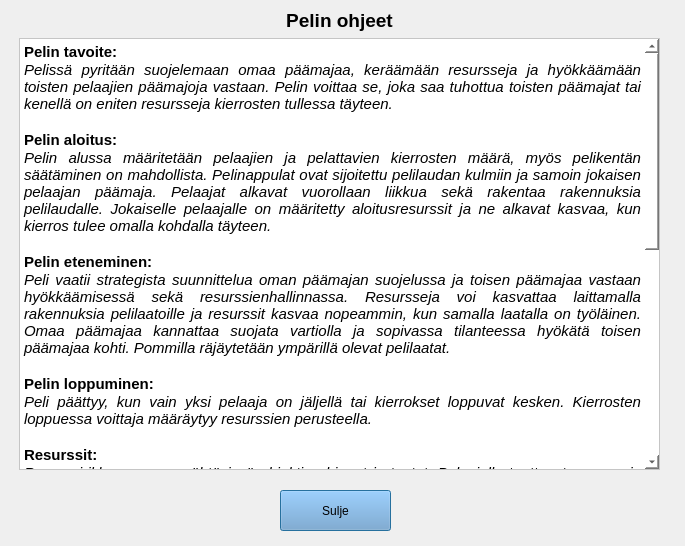
<?xml version="1.0" encoding="UTF-8"?>
<ui version="4.0">
 <class>Rules</class>
 <widget class="QDialog" name="Rules">
  <property name="geometry">
   <rect>
    <x>0</x>
    <y>0</y>
    <width>685</width>
    <height>546</height>
   </rect>
  </property>
  <property name="windowTitle">
   <string>Dialog</string>
  </property>
  <widget class="QPushButton" name="pushButton">
   <property name="geometry">
    <rect>
     <x>280</x>
     <y>490</y>
     <width>111</width>
     <height>41</height>
    </rect>
   </property>
   <property name="styleSheet">
    <string notr="true">background-color: rgb(114, 159, 207);</string>
   </property>
   <property name="text">
    <string>Sulje</string>
   </property>
  </widget>
  <widget class="QWidget" name="gridLayoutWidget">
   <property name="geometry">
    <rect>
     <x>19</x>
     <y>9</y>
     <width>641</width>
     <height>461</height>
    </rect>
   </property>
   <layout class="QGridLayout" name="gridLayout">
    <item row="2" column="2">
     <layout class="QGridLayout" name="gridLayout_2">
      <item row="0" column="0">
       <widget class="QTextBrowser" name="textBrowser">
        <property name="sizePolicy">
         <sizepolicy hsizetype="Minimum" vsizetype="Expanding">
          <horstretch>0</horstretch>
          <verstretch>0</verstretch>
         </sizepolicy>
        </property>
        <property name="styleSheet">
         <string notr="true">background-color: rgb(255, 255, 255);</string>
        </property>
        <property name="html">
         <string>&lt;!DOCTYPE HTML PUBLIC &quot;-//W3C//DTD HTML 4.0//EN&quot; &quot;http://www.w3.org/TR/REC-html40/strict.dtd&quot;&gt;
&lt;html&gt;&lt;head&gt;&lt;meta name=&quot;qrichtext&quot; content=&quot;1&quot; /&gt;&lt;style type=&quot;text/css&quot;&gt;
p, li { white-space: pre-wrap; }
&lt;/style&gt;&lt;/head&gt;&lt;body style=&quot; font-family:'Cantarell'; font-size:11pt; font-weight:400; font-style:normal;&quot;&gt;
&lt;p align=&quot;justify&quot; style=&quot; margin-top:0px; margin-bottom:0px; margin-left:0px; margin-right:0px; -qt-block-indent:0; text-indent:0px;&quot;&gt;&lt;span style=&quot; font-weight:600;&quot;&gt;Pelin tavoite:&lt;/span&gt;&lt;/p&gt;
&lt;p align=&quot;justify&quot; style=&quot; margin-top:0px; margin-bottom:0px; margin-left:0px; margin-right:0px; -qt-block-indent:0; text-indent:0px;&quot;&gt;&lt;span style=&quot; font-style:italic;&quot;&gt;Pelissä pyritään suojelemaan omaa päämajaa, keräämään resursseja ja hyökkäämään toisten pelaajien päämajoja vastaan. Pelin voittaa se, joka saa tuhottua toisten päämajat tai kenellä on eniten resursseja kierrosten tullessa täyteen.&lt;/span&gt;&lt;/p&gt;
&lt;p align=&quot;justify&quot; style=&quot;-qt-paragraph-type:empty; margin-top:0px; margin-bottom:0px; margin-left:0px; margin-right:0px; -qt-block-indent:0; text-indent:0px;&quot;&gt;&lt;br /&gt;&lt;/p&gt;
&lt;p align=&quot;justify&quot; style=&quot; margin-top:0px; margin-bottom:0px; margin-left:0px; margin-right:0px; -qt-block-indent:0; text-indent:0px;&quot;&gt;&lt;span style=&quot; font-weight:600;&quot;&gt;Pelin aloitus:&lt;/span&gt;&lt;/p&gt;
&lt;p align=&quot;justify&quot; style=&quot; margin-top:0px; margin-bottom:0px; margin-left:0px; margin-right:0px; -qt-block-indent:0; text-indent:0px;&quot;&gt;&lt;span style=&quot; font-style:italic;&quot;&gt;Pelin alussa määritetään pelaajien ja pelattavien kierrosten määrä, myös pelikentän säätäminen on mahdollista. Pelinappulat ovat sijoitettu pelilaudan kulmiin ja samoin jokaisen pelaajan päämaja. Pelaajat alkavat vuorollaan liikkua sekä rakentaa rakennuksia pelilaudalle. Jokaiselle pelaajalle on määritetty aloitusresurssit ja ne alkavat kasvaa, kun kierros tulee omalla kohdalla täyteen. &lt;/span&gt;&lt;/p&gt;
&lt;p align=&quot;justify&quot; style=&quot;-qt-paragraph-type:empty; margin-top:0px; margin-bottom:0px; margin-left:0px; margin-right:0px; -qt-block-indent:0; text-indent:0px;&quot;&gt;&lt;br /&gt;&lt;/p&gt;
&lt;p align=&quot;justify&quot; style=&quot; margin-top:0px; margin-bottom:0px; margin-left:0px; margin-right:0px; -qt-block-indent:0; text-indent:0px;&quot;&gt;&lt;span style=&quot; font-weight:600;&quot;&gt;Pelin eteneminen:&lt;/span&gt;&lt;/p&gt;
&lt;p align=&quot;justify&quot; style=&quot; margin-top:0px; margin-bottom:0px; margin-left:0px; margin-right:0px; -qt-block-indent:0; text-indent:0px;&quot;&gt;&lt;span style=&quot; font-style:italic;&quot;&gt;Peli vaatii strategista suunnittelua oman päämajan suojelussa ja toisen päämajaa vastaan hyökkäämisessä sekä resurssienhallinnassa. Resursseja voi kasvattaa laittamalla rakennuksia pelilaatoille ja resurssit kasvaa nopeammin, kun samalla laatalla on työläinen. Omaa päämajaa kannattaa suojata vartiolla ja sopivassa tilanteessa hyökätä toisen päämajaa kohti. Pommilla räjäytetään ympärillä olevat pelilaatat.&lt;/span&gt;&lt;/p&gt;
&lt;p align=&quot;justify&quot; style=&quot;-qt-paragraph-type:empty; margin-top:0px; margin-bottom:0px; margin-left:0px; margin-right:0px; -qt-block-indent:0; text-indent:0px;&quot;&gt;&lt;br /&gt;&lt;/p&gt;
&lt;p align=&quot;justify&quot; style=&quot; margin-top:0px; margin-bottom:0px; margin-left:0px; margin-right:0px; -qt-block-indent:0; text-indent:0px;&quot;&gt;&lt;span style=&quot; font-weight:600;&quot;&gt;Pelin loppuminen:&lt;/span&gt;&lt;/p&gt;
&lt;p align=&quot;justify&quot; style=&quot; margin-top:0px; margin-bottom:0px; margin-left:0px; margin-right:0px; -qt-block-indent:0; text-indent:0px;&quot;&gt;&lt;span style=&quot; font-style:italic;&quot;&gt;Peli päättyy, kun vain yksi pelaaja on jäljellä tai kierrokset loppuvat kesken. Kierrosten loppuessa voittaja määräytyy resurssien perusteella. &lt;/span&gt;&lt;/p&gt;
&lt;p align=&quot;justify&quot; style=&quot;-qt-paragraph-type:empty; margin-top:0px; margin-bottom:0px; margin-left:0px; margin-right:0px; -qt-block-indent:0; text-indent:0px; font-style:italic;&quot;&gt;&lt;br /&gt;&lt;/p&gt;
&lt;p align=&quot;justify&quot; style=&quot; margin-top:0px; margin-bottom:0px; margin-left:0px; margin-right:0px; -qt-block-indent:0; text-indent:0px;&quot;&gt;&lt;span style=&quot; font-weight:600;&quot;&gt;Resurssit:&lt;/span&gt;&lt;/p&gt;
&lt;p align=&quot;justify&quot; style=&quot; margin-top:0px; margin-bottom:0px; margin-left:0px; margin-right:0px; -qt-block-indent:0; text-indent:0px;&quot;&gt;&lt;span style=&quot; font-style:italic;&quot;&gt;Resurssi-ikkunassa on nähtävissä objektien hinnat ja tuotot. Pelaajalle tuottavat resursseja rakennukset sekä maalaatat, joille rakennukset ovat asetettu. Työläisellä voi boostata maalaatan tuottavuutta. &lt;/span&gt;&lt;/p&gt;
&lt;p align=&quot;justify&quot; style=&quot;-qt-paragraph-type:empty; margin-top:0px; margin-bottom:0px; margin-left:0px; margin-right:0px; -qt-block-indent:0; text-indent:0px; font-style:italic;&quot;&gt;&lt;br /&gt;&lt;/p&gt;
&lt;p align=&quot;justify&quot; style=&quot; margin-top:0px; margin-bottom:0px; margin-left:0px; margin-right:0px; -qt-block-indent:0; text-indent:0px;&quot;&gt;&lt;span style=&quot; font-weight:600;&quot;&gt;Laatat:&lt;/span&gt;&lt;/p&gt;
&lt;p align=&quot;justify&quot; style=&quot; margin-top:0px; margin-bottom:0px; margin-left:0px; margin-right:0px; -qt-block-indent:0; text-indent:0px;&quot;&gt;&lt;span style=&quot; font-style:italic;&quot;&gt;- Metsä: tumman vihreä&lt;/span&gt;&lt;/p&gt;
&lt;p align=&quot;justify&quot; style=&quot; margin-top:0px; margin-bottom:0px; margin-left:0px; margin-right:0px; -qt-block-indent:0; text-indent:0px;&quot;&gt;&lt;span style=&quot; font-style:italic;&quot;&gt;- Ruoho: vaalean vihreä&lt;/span&gt;&lt;/p&gt;
&lt;p align=&quot;justify&quot; style=&quot; margin-top:0px; margin-bottom:0px; margin-left:0px; margin-right:0px; -qt-block-indent:0; text-indent:0px;&quot;&gt;&lt;span style=&quot; font-style:italic;&quot;&gt;- Aavikko: oranssi&lt;/span&gt;&lt;/p&gt;
&lt;p align=&quot;justify&quot; style=&quot; margin-top:0px; margin-bottom:0px; margin-left:0px; margin-right:0px; -qt-block-indent:0; text-indent:0px;&quot;&gt;&lt;span style=&quot; font-style:italic;&quot;&gt;- Järvi: sininen&lt;/span&gt;&lt;/p&gt;
&lt;p align=&quot;justify&quot; style=&quot; margin-top:0px; margin-bottom:0px; margin-left:0px; margin-right:0px; -qt-block-indent:0; text-indent:0px;&quot;&gt;&lt;span style=&quot; font-style:italic;&quot;&gt;- Vuori: harmaa&lt;/span&gt;&lt;/p&gt;
&lt;p align=&quot;justify&quot; style=&quot;-qt-paragraph-type:empty; margin-top:0px; margin-bottom:0px; margin-left:0px; margin-right:0px; -qt-block-indent:0; text-indent:0px; font-style:italic;&quot;&gt;&lt;br /&gt;&lt;/p&gt;
&lt;p align=&quot;justify&quot; style=&quot; margin-top:0px; margin-bottom:0px; margin-left:0px; margin-right:0px; -qt-block-indent:0; text-indent:0px;&quot;&gt;&lt;span style=&quot; font-weight:600;&quot;&gt;Rakennukset:&lt;/span&gt;&lt;/p&gt;
&lt;p align=&quot;justify&quot; style=&quot; margin-top:0px; margin-bottom:0px; margin-left:0px; margin-right:0px; -qt-block-indent:0; text-indent:0px;&quot;&gt;&lt;span style=&quot; font-style:italic;&quot;&gt;- Päämaja&lt;/span&gt;&lt;/p&gt;
&lt;p align=&quot;justify&quot; style=&quot; margin-top:0px; margin-bottom:0px; margin-left:0px; margin-right:0px; -qt-block-indent:0; text-indent:0px;&quot;&gt;&lt;span style=&quot; font-style:italic;&quot;&gt;- Farmi&lt;/span&gt;&lt;/p&gt;
&lt;p align=&quot;justify&quot; style=&quot; margin-top:0px; margin-bottom:0px; margin-left:0px; margin-right:0px; -qt-block-indent:0; text-indent:0px;&quot;&gt;&lt;span style=&quot; font-style:italic;&quot;&gt;- Kaivos&lt;/span&gt;&lt;/p&gt;
&lt;p align=&quot;justify&quot; style=&quot; margin-top:0px; margin-bottom:0px; margin-left:0px; margin-right:0px; -qt-block-indent:0; text-indent:0px;&quot;&gt;&lt;span style=&quot; font-style:italic;&quot;&gt;- Vartio&lt;/span&gt;&lt;/p&gt;
&lt;p align=&quot;justify&quot; style=&quot;-qt-paragraph-type:empty; margin-top:0px; margin-bottom:0px; margin-left:0px; margin-right:0px; -qt-block-indent:0; text-indent:0px; font-style:italic;&quot;&gt;&lt;br /&gt;&lt;/p&gt;
&lt;p align=&quot;justify&quot; style=&quot; margin-top:0px; margin-bottom:0px; margin-left:0px; margin-right:0px; -qt-block-indent:0; text-indent:0px;&quot;&gt;&lt;span style=&quot; font-weight:600;&quot;&gt;Pommi:&lt;/span&gt;&lt;/p&gt;
&lt;p align=&quot;justify&quot; style=&quot; margin-top:0px; margin-bottom:0px; margin-left:0px; margin-right:0px; -qt-block-indent:0; text-indent:0px;&quot;&gt;&lt;span style=&quot; font-style:italic;&quot;&gt;Pommi räjähtää 2 kierrosta sen jälkeen, kun se on asetettu pelilaudalle. Pommi räjäyttää ympäriltään kaikki rakennukset ja työntekijät, mutta ei pelinappuloita. Pommin voi asettaa tyhjään ruutuun.&lt;/span&gt;&lt;/p&gt;
&lt;p align=&quot;justify&quot; style=&quot;-qt-paragraph-type:empty; margin-top:0px; margin-bottom:0px; margin-left:0px; margin-right:0px; -qt-block-indent:0; text-indent:0px; font-style:italic;&quot;&gt;&lt;br /&gt;&lt;/p&gt;
&lt;p align=&quot;justify&quot; style=&quot; margin-top:0px; margin-bottom:0px; margin-left:0px; margin-right:0px; -qt-block-indent:0; text-indent:0px;&quot;&gt;&lt;span style=&quot; font-weight:600;&quot;&gt;Työntekijät:&lt;/span&gt;&lt;/p&gt;
&lt;p align=&quot;justify&quot; style=&quot; margin-top:0px; margin-bottom:0px; margin-left:0px; margin-right:0px; -qt-block-indent:0; text-indent:0px;&quot;&gt;&lt;span style=&quot; font-style:italic;&quot;&gt;Täytemiehiä, insinöörejä ja kalastajia voi asettaa tietyn määrän samalle laatalle riippuen mikä laatta on kyseessä. &lt;/span&gt;&lt;/p&gt;&lt;/body&gt;&lt;/html&gt;</string>
        </property>
       </widget>
      </item>
     </layout>
    </item>
    <item row="0" column="2">
     <widget class="QLabel" name="label">
      <property name="font">
       <font>
        <pointsize>14</pointsize>
        <weight>75</weight>
        <bold>true</bold>
       </font>
      </property>
      <property name="styleSheet">
       <string notr="true"/>
      </property>
      <property name="text">
       <string>Pelin ohjeet</string>
      </property>
      <property name="alignment">
       <set>Qt::AlignCenter</set>
      </property>
     </widget>
    </item>
   </layout>
  </widget>
 </widget>
 <resources/>
 <connections/>
</ui>
